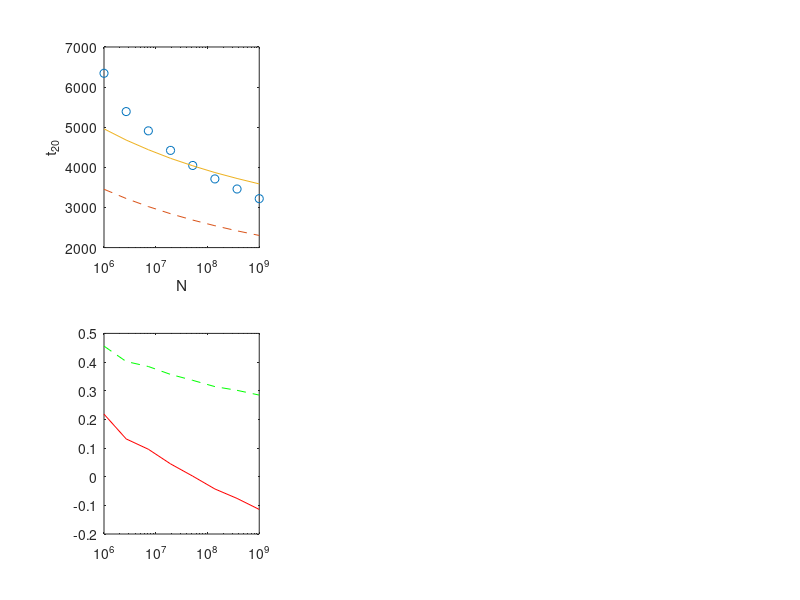

Write the MATLAB code that produced this figure. (Note: this script raises an error after producing the figure.)
function [] = NewMethod()
    figure();
    %Sweep N
    subplot(2,3,1)
    dat_01 = load('WrightFisherSweepN_SDP_50_DPC_8_CT_21_S_0.01_U_1e-07.mat');
    semilogx(dat_01.N, dat_01.Nt_20, 'o');
    hold all
    semilogx(dat_01.N, dat_01.Nt_20_anal, '--');
    semilogx(dat_01.N, dat_01.Nt_20_anal_new);
    xlabel('N')
    ylabel('t_{20}')
    %Error N
    subplot(2,3,4)
    semilogx(dat_01.N, (dat_01.Nt_20-dat_01.Nt_20_anal)./dat_01.Nt_20, '--g');
    hold all;
    semilogx(dat_01.N, (dat_01.Nt_20-dat_01.Nt_20_anal_new)./dat_01.Nt_20, 'r');
    hy = graph2d.constantline(0, 'Color',[.7 .7 .7]);
    changedependvar(hy,'y');
    xlim([dat_01.N(1) dat_01.N(length(dat_01.N))])
    xlabel('N')
    ylabel('Error')
    
    %Sweep U
    subplot(2,3,2)
    dat_02 = load('WrightFisherSweepU_SDP_50_DPC_8_CT_21_S_0.01_U_1e-05.mat');
    semilogx(dat_02.U, dat_02.Ut_20, 'o');
    hold all
    semilogx(dat_02.U, dat_02.Ut_20_anal, '--');
    semilogx(dat_02.U, dat_02.Ut_20_anal2);
    xlabel('U')
    ylabel('t_{20}')
    %Error U
    subplot(2,3,5)
    semilogx(dat_02.U, (dat_02.Ut_20-dat_02.Ut_20_anal)./dat_02.Ut_20, '--g');
    hold all;
    semilogx(dat_02.U, (dat_02.Ut_20-dat_02.Ut_20_anal2)./dat_02.Ut_20, 'r');
    hy = graph2d.constantline(0, 'Color',[.7 .7 .7]);
    changedependvar(hy,'y');
    xlim([dat_02.U(1) dat_02.U(length(dat_02.U))])
    xlabel('U')
    ylabel('Error')

    %Sweep S
    subplot(2,3,3)
    dat_03 = load('WrightFisherSweepS_SDP_10_DPC_8_CT_21_S_0.1_U_1e-07.mat');
    semilogx(dat_03.S, dat_03.St_20 ,'o');
    hold all
    semilogx(dat_03.S, dat_03.St_20_anal, '--');
    semilogx(dat_03.S, dat_03.St_20_anal_new);
    xlabel('S')
    ylabel('t_{20}')
    %Error S
    subplot(2,3,6)
    semilogx(dat_03.S, (dat_03.St_20-dat_03.St_20_anal)./(dat_03.St_20), '--g');
    hold all;
    semilogx(dat_03.S, (dat_03.St_20-dat_03.St_20_anal_new)./(dat_03.St_20), 'r');
    hy = graph2d.constantline(0, 'Color',[.7 .7 .7]);
    changedependvar(hy,'y');
    xlim([dat_03.S(1) dat_03.S(length(dat_03.S))])
    xlabel('S')
    ylabel('Error')
end
